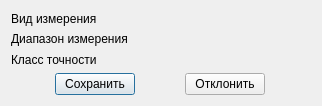
<?xml version="1.0" encoding="UTF-8"?>
<ui version="4.0">
 <class>Dialog</class>
 <widget class="QDialog" name="Dialog">
  <property name="geometry">
   <rect>
    <x>0</x>
    <y>0</y>
    <width>322</width>
    <height>106</height>
   </rect>
  </property>
  <property name="windowTitle">
   <string>Dialog</string>
  </property>
  <layout class="QVBoxLayout" name="verticalLayout">
   <item>
    <layout class="QHBoxLayout" name="horizontalLayout">
     <item>
      <widget class="QLabel" name="label">
       <property name="text">
        <string>Вид измерения</string>
       </property>
      </widget>
     </item>
    </layout>
   </item>
   <item>
    <layout class="QVBoxLayout" name="verticalLayout_2">
     <item>
      <widget class="QLabel" name="label_2">
       <property name="text">
        <string>Диапазон измерения</string>
       </property>
      </widget>
     </item>
    </layout>
   </item>
   <item>
    <layout class="QHBoxLayout" name="horizontalLayout_4">
     <item>
      <widget class="QLabel" name="label_3">
       <property name="text">
        <string>Класс точности</string>
       </property>
      </widget>
     </item>
    </layout>
   </item>
   <item>
    <layout class="QHBoxLayout" name="horizontalLayout_2">
     <item>
      <widget class="QPushButton" name="pushButton">
       <property name="sizePolicy">
        <sizepolicy hsizetype="Fixed" vsizetype="Fixed">
         <horstretch>0</horstretch>
         <verstretch>0</verstretch>
        </sizepolicy>
       </property>
       <property name="text">
        <string>Сохранить</string>
       </property>
      </widget>
     </item>
     <item>
      <widget class="QPushButton" name="pushButton_2">
       <property name="sizePolicy">
        <sizepolicy hsizetype="Fixed" vsizetype="Fixed">
         <horstretch>0</horstretch>
         <verstretch>0</verstretch>
        </sizepolicy>
       </property>
       <property name="text">
        <string>Отклонить</string>
       </property>
      </widget>
     </item>
    </layout>
   </item>
  </layout>
 </widget>
 <resources/>
 <connections>
  <connection>
   <sender>pushButton_2</sender>
   <signal>clicked()</signal>
   <receiver>Dialog</receiver>
   <slot>close()</slot>
   <hints>
    <hint type="sourcelabel">
     <x>194</x>
     <y>49</y>
    </hint>
    <hint type="destinationlabel">
     <x>138</x>
     <y>35</y>
    </hint>
   </hints>
  </connection>
 </connections>
</ui>
